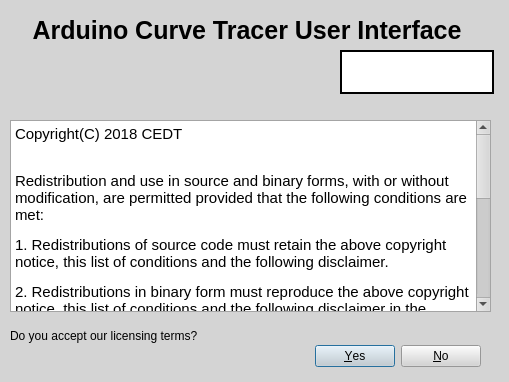
<?xml version="1.0" encoding="UTF-8"?>
<ui version="4.0">
 <class>Dialog</class>
 <widget class="QDialog" name="Dialog">
  <property name="geometry">
   <rect>
    <x>0</x>
    <y>0</y>
    <width>509</width>
    <height>382</height>
   </rect>
  </property>
  <property name="palette">
   <palette>
    <active>
     <colorrole role="WindowText">
      <brush brushstyle="SolidPattern">
       <color alpha="255">
        <red>0</red>
        <green>0</green>
        <blue>0</blue>
       </color>
      </brush>
     </colorrole>
     <colorrole role="Button">
      <brush brushstyle="SolidPattern">
       <color alpha="255">
        <red>212</red>
        <green>212</green>
        <blue>212</blue>
       </color>
      </brush>
     </colorrole>
     <colorrole role="Light">
      <brush brushstyle="SolidPattern">
       <color alpha="255">
        <red>255</red>
        <green>255</green>
        <blue>255</blue>
       </color>
      </brush>
     </colorrole>
     <colorrole role="Midlight">
      <brush brushstyle="SolidPattern">
       <color alpha="255">
        <red>233</red>
        <green>233</green>
        <blue>233</blue>
       </color>
      </brush>
     </colorrole>
     <colorrole role="Dark">
      <brush brushstyle="SolidPattern">
       <color alpha="255">
        <red>106</red>
        <green>106</green>
        <blue>106</blue>
       </color>
      </brush>
     </colorrole>
     <colorrole role="Mid">
      <brush brushstyle="SolidPattern">
       <color alpha="255">
        <red>141</red>
        <green>141</green>
        <blue>141</blue>
       </color>
      </brush>
     </colorrole>
     <colorrole role="Text">
      <brush brushstyle="SolidPattern">
       <color alpha="255">
        <red>0</red>
        <green>0</green>
        <blue>0</blue>
       </color>
      </brush>
     </colorrole>
     <colorrole role="BrightText">
      <brush brushstyle="SolidPattern">
       <color alpha="255">
        <red>255</red>
        <green>255</green>
        <blue>255</blue>
       </color>
      </brush>
     </colorrole>
     <colorrole role="ButtonText">
      <brush brushstyle="SolidPattern">
       <color alpha="255">
        <red>0</red>
        <green>0</green>
        <blue>0</blue>
       </color>
      </brush>
     </colorrole>
     <colorrole role="Base">
      <brush brushstyle="SolidPattern">
       <color alpha="255">
        <red>255</red>
        <green>255</green>
        <blue>255</blue>
       </color>
      </brush>
     </colorrole>
     <colorrole role="Window">
      <brush brushstyle="SolidPattern">
       <color alpha="255">
        <red>212</red>
        <green>212</green>
        <blue>212</blue>
       </color>
      </brush>
     </colorrole>
     <colorrole role="Shadow">
      <brush brushstyle="SolidPattern">
       <color alpha="255">
        <red>0</red>
        <green>0</green>
        <blue>0</blue>
       </color>
      </brush>
     </colorrole>
     <colorrole role="AlternateBase">
      <brush brushstyle="SolidPattern">
       <color alpha="255">
        <red>233</red>
        <green>233</green>
        <blue>233</blue>
       </color>
      </brush>
     </colorrole>
     <colorrole role="ToolTipBase">
      <brush brushstyle="SolidPattern">
       <color alpha="255">
        <red>255</red>
        <green>255</green>
        <blue>220</blue>
       </color>
      </brush>
     </colorrole>
     <colorrole role="ToolTipText">
      <brush brushstyle="SolidPattern">
       <color alpha="255">
        <red>0</red>
        <green>0</green>
        <blue>0</blue>
       </color>
      </brush>
     </colorrole>
    </active>
    <inactive>
     <colorrole role="WindowText">
      <brush brushstyle="SolidPattern">
       <color alpha="255">
        <red>0</red>
        <green>0</green>
        <blue>0</blue>
       </color>
      </brush>
     </colorrole>
     <colorrole role="Button">
      <brush brushstyle="SolidPattern">
       <color alpha="255">
        <red>212</red>
        <green>212</green>
        <blue>212</blue>
       </color>
      </brush>
     </colorrole>
     <colorrole role="Light">
      <brush brushstyle="SolidPattern">
       <color alpha="255">
        <red>255</red>
        <green>255</green>
        <blue>255</blue>
       </color>
      </brush>
     </colorrole>
     <colorrole role="Midlight">
      <brush brushstyle="SolidPattern">
       <color alpha="255">
        <red>233</red>
        <green>233</green>
        <blue>233</blue>
       </color>
      </brush>
     </colorrole>
     <colorrole role="Dark">
      <brush brushstyle="SolidPattern">
       <color alpha="255">
        <red>106</red>
        <green>106</green>
        <blue>106</blue>
       </color>
      </brush>
     </colorrole>
     <colorrole role="Mid">
      <brush brushstyle="SolidPattern">
       <color alpha="255">
        <red>141</red>
        <green>141</green>
        <blue>141</blue>
       </color>
      </brush>
     </colorrole>
     <colorrole role="Text">
      <brush brushstyle="SolidPattern">
       <color alpha="255">
        <red>0</red>
        <green>0</green>
        <blue>0</blue>
       </color>
      </brush>
     </colorrole>
     <colorrole role="BrightText">
      <brush brushstyle="SolidPattern">
       <color alpha="255">
        <red>255</red>
        <green>255</green>
        <blue>255</blue>
       </color>
      </brush>
     </colorrole>
     <colorrole role="ButtonText">
      <brush brushstyle="SolidPattern">
       <color alpha="255">
        <red>0</red>
        <green>0</green>
        <blue>0</blue>
       </color>
      </brush>
     </colorrole>
     <colorrole role="Base">
      <brush brushstyle="SolidPattern">
       <color alpha="255">
        <red>255</red>
        <green>255</green>
        <blue>255</blue>
       </color>
      </brush>
     </colorrole>
     <colorrole role="Window">
      <brush brushstyle="SolidPattern">
       <color alpha="255">
        <red>212</red>
        <green>212</green>
        <blue>212</blue>
       </color>
      </brush>
     </colorrole>
     <colorrole role="Shadow">
      <brush brushstyle="SolidPattern">
       <color alpha="255">
        <red>0</red>
        <green>0</green>
        <blue>0</blue>
       </color>
      </brush>
     </colorrole>
     <colorrole role="AlternateBase">
      <brush brushstyle="SolidPattern">
       <color alpha="255">
        <red>233</red>
        <green>233</green>
        <blue>233</blue>
       </color>
      </brush>
     </colorrole>
     <colorrole role="ToolTipBase">
      <brush brushstyle="SolidPattern">
       <color alpha="255">
        <red>255</red>
        <green>255</green>
        <blue>220</blue>
       </color>
      </brush>
     </colorrole>
     <colorrole role="ToolTipText">
      <brush brushstyle="SolidPattern">
       <color alpha="255">
        <red>0</red>
        <green>0</green>
        <blue>0</blue>
       </color>
      </brush>
     </colorrole>
    </inactive>
    <disabled>
     <colorrole role="WindowText">
      <brush brushstyle="SolidPattern">
       <color alpha="255">
        <red>106</red>
        <green>106</green>
        <blue>106</blue>
       </color>
      </brush>
     </colorrole>
     <colorrole role="Button">
      <brush brushstyle="SolidPattern">
       <color alpha="255">
        <red>212</red>
        <green>212</green>
        <blue>212</blue>
       </color>
      </brush>
     </colorrole>
     <colorrole role="Light">
      <brush brushstyle="SolidPattern">
       <color alpha="255">
        <red>255</red>
        <green>255</green>
        <blue>255</blue>
       </color>
      </brush>
     </colorrole>
     <colorrole role="Midlight">
      <brush brushstyle="SolidPattern">
       <color alpha="255">
        <red>233</red>
        <green>233</green>
        <blue>233</blue>
       </color>
      </brush>
     </colorrole>
     <colorrole role="Dark">
      <brush brushstyle="SolidPattern">
       <color alpha="255">
        <red>106</red>
        <green>106</green>
        <blue>106</blue>
       </color>
      </brush>
     </colorrole>
     <colorrole role="Mid">
      <brush brushstyle="SolidPattern">
       <color alpha="255">
        <red>141</red>
        <green>141</green>
        <blue>141</blue>
       </color>
      </brush>
     </colorrole>
     <colorrole role="Text">
      <brush brushstyle="SolidPattern">
       <color alpha="255">
        <red>106</red>
        <green>106</green>
        <blue>106</blue>
       </color>
      </brush>
     </colorrole>
     <colorrole role="BrightText">
      <brush brushstyle="SolidPattern">
       <color alpha="255">
        <red>255</red>
        <green>255</green>
        <blue>255</blue>
       </color>
      </brush>
     </colorrole>
     <colorrole role="ButtonText">
      <brush brushstyle="SolidPattern">
       <color alpha="255">
        <red>106</red>
        <green>106</green>
        <blue>106</blue>
       </color>
      </brush>
     </colorrole>
     <colorrole role="Base">
      <brush brushstyle="SolidPattern">
       <color alpha="255">
        <red>212</red>
        <green>212</green>
        <blue>212</blue>
       </color>
      </brush>
     </colorrole>
     <colorrole role="Window">
      <brush brushstyle="SolidPattern">
       <color alpha="255">
        <red>212</red>
        <green>212</green>
        <blue>212</blue>
       </color>
      </brush>
     </colorrole>
     <colorrole role="Shadow">
      <brush brushstyle="SolidPattern">
       <color alpha="255">
        <red>0</red>
        <green>0</green>
        <blue>0</blue>
       </color>
      </brush>
     </colorrole>
     <colorrole role="AlternateBase">
      <brush brushstyle="SolidPattern">
       <color alpha="255">
        <red>212</red>
        <green>212</green>
        <blue>212</blue>
       </color>
      </brush>
     </colorrole>
     <colorrole role="ToolTipBase">
      <brush brushstyle="SolidPattern">
       <color alpha="255">
        <red>255</red>
        <green>255</green>
        <blue>220</blue>
       </color>
      </brush>
     </colorrole>
     <colorrole role="ToolTipText">
      <brush brushstyle="SolidPattern">
       <color alpha="255">
        <red>0</red>
        <green>0</green>
        <blue>0</blue>
       </color>
      </brush>
     </colorrole>
    </disabled>
   </palette>
  </property>
  <property name="windowTitle">
   <string>Curve Tracer</string>
  </property>
  <property name="windowIcon">
   <iconset>
    <normaloff>images/cedt.jpg</normaloff>images/cedt.jpg</iconset>
  </property>
  <property name="windowOpacity">
   <double>1.000000000000000</double>
  </property>
  <property name="autoFillBackground">
   <bool>false</bool>
  </property>
  <widget class="QDialogButtonBox" name="buttonBox">
   <property name="geometry">
    <rect>
     <x>140</x>
     <y>340</y>
     <width>341</width>
     <height>32</height>
    </rect>
   </property>
   <property name="orientation">
    <enum>Qt::Horizontal</enum>
   </property>
   <property name="standardButtons">
    <set>QDialogButtonBox::No|QDialogButtonBox::Yes</set>
   </property>
  </widget>
  <widget class="QTextBrowser" name="textBrowser">
   <property name="geometry">
    <rect>
     <x>10</x>
     <y>120</y>
     <width>481</width>
     <height>192</height>
    </rect>
   </property>
   <property name="html">
    <string>&lt;!DOCTYPE HTML PUBLIC &quot;-//W3C//DTD HTML 4.0//EN&quot; &quot;http://www.w3.org/TR/REC-html40/strict.dtd&quot;&gt;
&lt;html&gt;&lt;head&gt;&lt;meta name=&quot;qrichtext&quot; content=&quot;1&quot; /&gt;&lt;style type=&quot;text/css&quot;&gt;
p, li { white-space: pre-wrap; }
&lt;/style&gt;&lt;/head&gt;&lt;body style=&quot; font-family:'Ubuntu'; font-size:11pt; font-weight:400; font-style:normal;&quot;&gt;
&lt;p style=&quot; margin-top:12px; margin-bottom:12px; margin-left:0px; margin-right:0px; -qt-block-indent:0; text-indent:0px;&quot;&gt;Copyright(C) 2018 CEDT&lt;br /&gt;&lt;/p&gt;
&lt;p style=&quot; margin-top:12px; margin-bottom:12px; margin-left:0px; margin-right:0px; -qt-block-indent:0; text-indent:0px;&quot;&gt;Redistribution and use in source and binary forms, with or without modification, are permitted provided that the following conditions are met: &lt;/p&gt;
&lt;p style=&quot; margin-top:12px; margin-bottom:12px; margin-left:0px; margin-right:0px; -qt-block-indent:0; text-indent:0px;&quot;&gt;1. Redistributions of source code must retain the above copyright notice, this list of conditions and the following disclaimer. &lt;/p&gt;
&lt;p style=&quot; margin-top:12px; margin-bottom:12px; margin-left:0px; margin-right:0px; -qt-block-indent:0; text-indent:0px;&quot;&gt;2. Redistributions in binary form must reproduce the above copyright notice, this list of conditions and the following disclaimer in the documentation and/or other materials provided with the distribution. &lt;/p&gt;
&lt;p style=&quot; margin-top:12px; margin-bottom:12px; margin-left:0px; margin-right:0px; -qt-block-indent:0; text-indent:0px;&quot;&gt;THIS SOFTWARE IS PROVIDED BY THE COPYRIGHT HOLDERS AND CONTRIBUTORS &amp;quot;AS IS&amp;quot; AND ANY EXPRESS OR IMPLIED WARRANTIES, INCLUDING, BUT NOT LIMITED TO, THE IMPLIED WARRANTIES OF MERCHANTABILITY AND FITNESS FOR A PARTICULAR PURPOSE ARE DISCLAIMED. IN NO EVENT SHALL THE COPYRIGHT HOLDER OR CONTRIBUTORS BE LIABLE FOR ANY DIRECT, INDIRECT, INCIDENTAL, SPECIAL, EXEMPLARY, OR CONSEQUENTIAL DAMAGES (INCLUDING, BUT NOT LIMITED TO, PROCUREMENT OF SUBSTITUTE GOODS OR SERVICES; LOSS OF USE, DATA, OR PROFITS; OR BUSINESS INTERRUPTION) HOWEVER CAUSED AND ON ANY THEORY OF LIABILITY, WHETHER IN CONTRACT, STRICT LIABILITY, OR TORT (INCLUDING NEGLIGENCE OR OTHERWISE) ARISING IN ANY WAY OUT OF THE USE OF THIS SOFTWARE, EVEN IF ADVISED OF THE POSSIBILITY OF SUCH DAMAGE.&lt;/p&gt;&lt;/body&gt;&lt;/html&gt;</string>
   </property>
  </widget>
  <widget class="QLabel" name="label">
   <property name="geometry">
    <rect>
     <x>10</x>
     <y>320</y>
     <width>361</width>
     <height>31</height>
    </rect>
   </property>
   <property name="text">
    <string>Do you accept our licensing terms?</string>
   </property>
  </widget>
  <widget class="QLabel" name="label_2">
   <property name="geometry">
    <rect>
     <x>340</x>
     <y>50</y>
     <width>154</width>
     <height>44</height>
    </rect>
   </property>
   <property name="palette">
    <palette>
     <active>
      <colorrole role="WindowText">
       <brush brushstyle="SolidPattern">
        <color alpha="255">
         <red>0</red>
         <green>0</green>
         <blue>0</blue>
        </color>
       </brush>
      </colorrole>
      <colorrole role="Button">
       <brush brushstyle="SolidPattern">
        <color alpha="255">
         <red>255</red>
         <green>255</green>
         <blue>255</blue>
        </color>
       </brush>
      </colorrole>
      <colorrole role="Light">
       <brush brushstyle="SolidPattern">
        <color alpha="220">
         <red>255</red>
         <green>255</green>
         <blue>255</blue>
        </color>
       </brush>
      </colorrole>
      <colorrole role="Midlight">
       <brush brushstyle="SolidPattern">
        <color alpha="220">
         <red>233</red>
         <green>233</green>
         <blue>233</blue>
        </color>
       </brush>
      </colorrole>
      <colorrole role="Dark">
       <brush brushstyle="SolidPattern">
        <color alpha="220">
         <red>106</red>
         <green>106</green>
         <blue>106</blue>
        </color>
       </brush>
      </colorrole>
      <colorrole role="Mid">
       <brush brushstyle="SolidPattern">
        <color alpha="220">
         <red>141</red>
         <green>141</green>
         <blue>141</blue>
        </color>
       </brush>
      </colorrole>
      <colorrole role="Text">
       <brush brushstyle="SolidPattern">
        <color alpha="255">
         <red>0</red>
         <green>0</green>
         <blue>0</blue>
        </color>
       </brush>
      </colorrole>
      <colorrole role="BrightText">
       <brush brushstyle="SolidPattern">
        <color alpha="255">
         <red>255</red>
         <green>255</green>
         <blue>255</blue>
        </color>
       </brush>
      </colorrole>
      <colorrole role="ButtonText">
       <brush brushstyle="SolidPattern">
        <color alpha="255">
         <red>0</red>
         <green>0</green>
         <blue>0</blue>
        </color>
       </brush>
      </colorrole>
      <colorrole role="Base">
       <brush brushstyle="SolidPattern">
        <color alpha="255">
         <red>255</red>
         <green>255</green>
         <blue>255</blue>
        </color>
       </brush>
      </colorrole>
      <colorrole role="Window">
       <brush brushstyle="SolidPattern">
        <color alpha="255">
         <red>255</red>
         <green>255</green>
         <blue>255</blue>
        </color>
       </brush>
      </colorrole>
      <colorrole role="Shadow">
       <brush brushstyle="SolidPattern">
        <color alpha="255">
         <red>0</red>
         <green>0</green>
         <blue>0</blue>
        </color>
       </brush>
      </colorrole>
      <colorrole role="AlternateBase">
       <brush brushstyle="SolidPattern">
        <color alpha="237">
         <red>233</red>
         <green>233</green>
         <blue>233</blue>
        </color>
       </brush>
      </colorrole>
      <colorrole role="ToolTipBase">
       <brush brushstyle="SolidPattern">
        <color alpha="255">
         <red>255</red>
         <green>255</green>
         <blue>220</blue>
        </color>
       </brush>
      </colorrole>
      <colorrole role="ToolTipText">
       <brush brushstyle="SolidPattern">
        <color alpha="255">
         <red>0</red>
         <green>0</green>
         <blue>0</blue>
        </color>
       </brush>
      </colorrole>
     </active>
     <inactive>
      <colorrole role="WindowText">
       <brush brushstyle="SolidPattern">
        <color alpha="255">
         <red>0</red>
         <green>0</green>
         <blue>0</blue>
        </color>
       </brush>
      </colorrole>
      <colorrole role="Button">
       <brush brushstyle="SolidPattern">
        <color alpha="255">
         <red>255</red>
         <green>255</green>
         <blue>255</blue>
        </color>
       </brush>
      </colorrole>
      <colorrole role="Light">
       <brush brushstyle="SolidPattern">
        <color alpha="220">
         <red>255</red>
         <green>255</green>
         <blue>255</blue>
        </color>
       </brush>
      </colorrole>
      <colorrole role="Midlight">
       <brush brushstyle="SolidPattern">
        <color alpha="220">
         <red>233</red>
         <green>233</green>
         <blue>233</blue>
        </color>
       </brush>
      </colorrole>
      <colorrole role="Dark">
       <brush brushstyle="SolidPattern">
        <color alpha="220">
         <red>106</red>
         <green>106</green>
         <blue>106</blue>
        </color>
       </brush>
      </colorrole>
      <colorrole role="Mid">
       <brush brushstyle="SolidPattern">
        <color alpha="220">
         <red>141</red>
         <green>141</green>
         <blue>141</blue>
        </color>
       </brush>
      </colorrole>
      <colorrole role="Text">
       <brush brushstyle="SolidPattern">
        <color alpha="255">
         <red>0</red>
         <green>0</green>
         <blue>0</blue>
        </color>
       </brush>
      </colorrole>
      <colorrole role="BrightText">
       <brush brushstyle="SolidPattern">
        <color alpha="255">
         <red>255</red>
         <green>255</green>
         <blue>255</blue>
        </color>
       </brush>
      </colorrole>
      <colorrole role="ButtonText">
       <brush brushstyle="SolidPattern">
        <color alpha="255">
         <red>0</red>
         <green>0</green>
         <blue>0</blue>
        </color>
       </brush>
      </colorrole>
      <colorrole role="Base">
       <brush brushstyle="SolidPattern">
        <color alpha="255">
         <red>255</red>
         <green>255</green>
         <blue>255</blue>
        </color>
       </brush>
      </colorrole>
      <colorrole role="Window">
       <brush brushstyle="SolidPattern">
        <color alpha="255">
         <red>255</red>
         <green>255</green>
         <blue>255</blue>
        </color>
       </brush>
      </colorrole>
      <colorrole role="Shadow">
       <brush brushstyle="SolidPattern">
        <color alpha="255">
         <red>0</red>
         <green>0</green>
         <blue>0</blue>
        </color>
       </brush>
      </colorrole>
      <colorrole role="AlternateBase">
       <brush brushstyle="SolidPattern">
        <color alpha="237">
         <red>233</red>
         <green>233</green>
         <blue>233</blue>
        </color>
       </brush>
      </colorrole>
      <colorrole role="ToolTipBase">
       <brush brushstyle="SolidPattern">
        <color alpha="255">
         <red>255</red>
         <green>255</green>
         <blue>220</blue>
        </color>
       </brush>
      </colorrole>
      <colorrole role="ToolTipText">
       <brush brushstyle="SolidPattern">
        <color alpha="255">
         <red>0</red>
         <green>0</green>
         <blue>0</blue>
        </color>
       </brush>
      </colorrole>
     </inactive>
     <disabled>
      <colorrole role="WindowText">
       <brush brushstyle="SolidPattern">
        <color alpha="220">
         <red>106</red>
         <green>106</green>
         <blue>106</blue>
        </color>
       </brush>
      </colorrole>
      <colorrole role="Button">
       <brush brushstyle="SolidPattern">
        <color alpha="255">
         <red>255</red>
         <green>255</green>
         <blue>255</blue>
        </color>
       </brush>
      </colorrole>
      <colorrole role="Light">
       <brush brushstyle="SolidPattern">
        <color alpha="220">
         <red>255</red>
         <green>255</green>
         <blue>255</blue>
        </color>
       </brush>
      </colorrole>
      <colorrole role="Midlight">
       <brush brushstyle="SolidPattern">
        <color alpha="220">
         <red>233</red>
         <green>233</green>
         <blue>233</blue>
        </color>
       </brush>
      </colorrole>
      <colorrole role="Dark">
       <brush brushstyle="SolidPattern">
        <color alpha="220">
         <red>106</red>
         <green>106</green>
         <blue>106</blue>
        </color>
       </brush>
      </colorrole>
      <colorrole role="Mid">
       <brush brushstyle="SolidPattern">
        <color alpha="220">
         <red>141</red>
         <green>141</green>
         <blue>141</blue>
        </color>
       </brush>
      </colorrole>
      <colorrole role="Text">
       <brush brushstyle="SolidPattern">
        <color alpha="220">
         <red>106</red>
         <green>106</green>
         <blue>106</blue>
        </color>
       </brush>
      </colorrole>
      <colorrole role="BrightText">
       <brush brushstyle="SolidPattern">
        <color alpha="255">
         <red>255</red>
         <green>255</green>
         <blue>255</blue>
        </color>
       </brush>
      </colorrole>
      <colorrole role="ButtonText">
       <brush brushstyle="SolidPattern">
        <color alpha="220">
         <red>106</red>
         <green>106</green>
         <blue>106</blue>
        </color>
       </brush>
      </colorrole>
      <colorrole role="Base">
       <brush brushstyle="SolidPattern">
        <color alpha="255">
         <red>255</red>
         <green>255</green>
         <blue>255</blue>
        </color>
       </brush>
      </colorrole>
      <colorrole role="Window">
       <brush brushstyle="SolidPattern">
        <color alpha="255">
         <red>255</red>
         <green>255</green>
         <blue>255</blue>
        </color>
       </brush>
      </colorrole>
      <colorrole role="Shadow">
       <brush brushstyle="SolidPattern">
        <color alpha="255">
         <red>0</red>
         <green>0</green>
         <blue>0</blue>
        </color>
       </brush>
      </colorrole>
      <colorrole role="AlternateBase">
       <brush brushstyle="SolidPattern">
        <color alpha="220">
         <red>212</red>
         <green>212</green>
         <blue>212</blue>
        </color>
       </brush>
      </colorrole>
      <colorrole role="ToolTipBase">
       <brush brushstyle="SolidPattern">
        <color alpha="255">
         <red>255</red>
         <green>255</green>
         <blue>220</blue>
        </color>
       </brush>
      </colorrole>
      <colorrole role="ToolTipText">
       <brush brushstyle="SolidPattern">
        <color alpha="255">
         <red>0</red>
         <green>0</green>
         <blue>0</blue>
        </color>
       </brush>
      </colorrole>
     </disabled>
    </palette>
   </property>
   <property name="whatsThis">
    <string>&lt;html&gt;&lt;head/&gt;&lt;body&gt;&lt;p align=&quot;center&quot;&gt;&lt;a href=&quot;http://cedtnsit.in/&quot;&gt;&lt;span style=&quot; font-size:8pt; font-weight:600; color:#0000ff;&quot;&gt;Centre for Electronics Design and Technology&lt;/span&gt;&lt;/a&gt;&lt;/p&gt;&lt;/body&gt;&lt;/html&gt;</string>
   </property>
   <property name="autoFillBackground">
    <bool>false</bool>
   </property>
   <property name="styleSheet">
    <string notr="true"> background-color: white;
 border-style: solid;
 border-width:2px;
 border-color: black;
 max-width:150px;
 max-height:40px;
 min-width:150px;
 min-height:40px;
background-image: url(/home/uka_in/workspace/SemiconductorCurveTracer/GUI/images/cedt.jpg)</string>
   </property>
   <property name="text">
    <string/>
   </property>
   <property name="pixmap">
    <pixmap>images/cedt.png</pixmap>
   </property>
   <property name="scaledContents">
    <bool>true</bool>
   </property>
  </widget>
  <widget class="QLabel" name="label_3">
   <property name="geometry">
    <rect>
     <x>0</x>
     <y>0</y>
     <width>501</width>
     <height>61</height>
    </rect>
   </property>
   <property name="font">
    <font>
     <family>Ubuntu</family>
     <pointsize>19</pointsize>
     <weight>75</weight>
     <bold>true</bold>
     <underline>false</underline>
    </font>
   </property>
   <property name="text">
    <string>Arduino Curve Tracer User Interface </string>
   </property>
   <property name="alignment">
    <set>Qt::AlignCenter</set>
   </property>
  </widget>
  <zorder>label_2</zorder>
  <zorder>buttonBox</zorder>
  <zorder>textBrowser</zorder>
  <zorder>label</zorder>
  <zorder>label_3</zorder>
 </widget>
 <resources/>
 <connections>
  <connection>
   <sender>buttonBox</sender>
   <signal>accepted()</signal>
   <receiver>Dialog</receiver>
   <slot>accept()</slot>
   <hints>
    <hint type="sourcelabel">
     <x>248</x>
     <y>254</y>
    </hint>
    <hint type="destinationlabel">
     <x>157</x>
     <y>274</y>
    </hint>
   </hints>
  </connection>
  <connection>
   <sender>buttonBox</sender>
   <signal>rejected()</signal>
   <receiver>Dialog</receiver>
   <slot>reject()</slot>
   <hints>
    <hint type="sourcelabel">
     <x>316</x>
     <y>260</y>
    </hint>
    <hint type="destinationlabel">
     <x>286</x>
     <y>274</y>
    </hint>
   </hints>
  </connection>
 </connections>
</ui>
